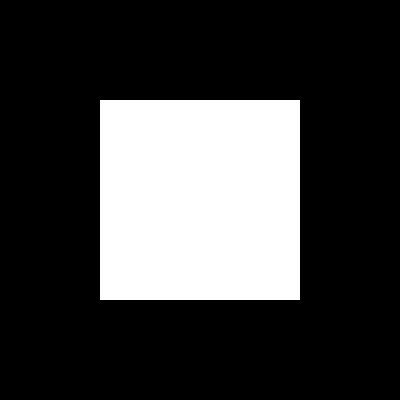
Frame 1 (no input)
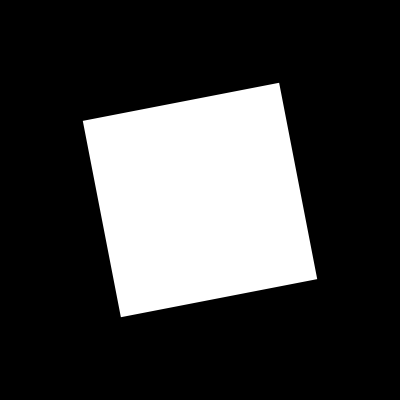
Frame 60 (the mouse pressed at the canvas centre just before this capture)
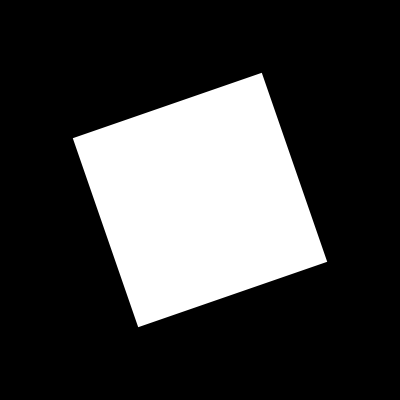
Frame 120 (the mouse held since frame 60 and released just before this capture)

The Processing sketch that drew these frames (run headless with seeded random() and noise(); from frame 60 on, the mouse is pressed at the canvas centre):

// Processing sketch: sketch_08_001
// ── sketch_08_001.pde
float angle = 0.0; // float型でangle変数の宣言と初期化
void setup() {
  size(400, 400); // キャンバスサイズを(400,400)に設定
  frameRate(60); // フレームレートを60に設定
  noStroke(); // 枠線の描画をしない
  rectMode(CENTER); // 長方形の描画方法をCENTERに設定
}
void draw() {
  background(0); // 背景を黒に設定
  translate(width/2, height/2); // 原点をキャンバスの中心に移動
  rotate(angle); // angleの値で回転する
  rect(0, 0, width/2, height/2); // 長方形を描画
  angle += 0.05; // 回転させるためangleに0.05を足す
}
